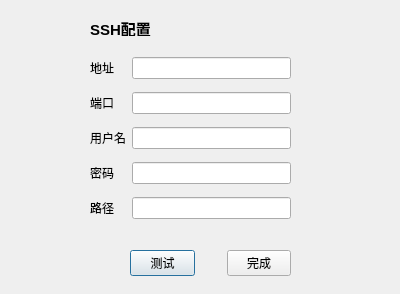
<?xml version="1.0" encoding="UTF-8"?>
<ui version="4.0">
 <class>Dialog</class>
 <widget class="QDialog" name="Dialog">
  <property name="geometry">
   <rect>
    <x>0</x>
    <y>0</y>
    <width>400</width>
    <height>294</height>
   </rect>
  </property>
  <property name="windowTitle">
   <string>SSH配置</string>
  </property>
  <widget class="QLabel" name="label_5">
   <property name="geometry">
    <rect>
     <x>90</x>
     <y>20</y>
     <width>91</width>
     <height>16</height>
    </rect>
   </property>
   <property name="font">
    <font>
     <pointsize>11</pointsize>
     <bold>true</bold>
    </font>
   </property>
   <property name="text">
    <string>SSH配置</string>
   </property>
  </widget>
  <widget class="QWidget" name="layoutWidget">
   <property name="geometry">
    <rect>
     <x>130</x>
     <y>250</y>
     <width>161</width>
     <height>26</height>
    </rect>
   </property>
   <layout class="QHBoxLayout" name="horizontalLayout">
    <property name="spacing">
     <number>32</number>
    </property>
    <item>
     <widget class="QPushButton" name="testBtn">
      <property name="text">
       <string>测试</string>
      </property>
     </widget>
    </item>
    <item>
     <widget class="QPushButton" name="doneBtn">
      <property name="text">
       <string>完成</string>
      </property>
     </widget>
    </item>
   </layout>
  </widget>
  <widget class="QWidget" name="">
   <property name="geometry">
    <rect>
     <x>90</x>
     <y>50</y>
     <width>201</width>
     <height>181</height>
    </rect>
   </property>
   <layout class="QGridLayout" name="gridLayout">
    <item row="0" column="0">
     <widget class="QLabel" name="label_6">
      <property name="text">
       <string>地址</string>
      </property>
     </widget>
    </item>
    <item row="0" column="1">
     <widget class="QLineEdit" name="hostLineEdit"/>
    </item>
    <item row="1" column="0">
     <widget class="QLabel" name="label_3">
      <property name="text">
       <string>端口</string>
      </property>
     </widget>
    </item>
    <item row="1" column="1">
     <widget class="QLineEdit" name="portLineEdit"/>
    </item>
    <item row="2" column="0">
     <widget class="QLabel" name="label">
      <property name="text">
       <string>用户名</string>
      </property>
     </widget>
    </item>
    <item row="2" column="1">
     <widget class="QLineEdit" name="userLineEdit"/>
    </item>
    <item row="3" column="0">
     <widget class="QLabel" name="label_2">
      <property name="text">
       <string>密码</string>
      </property>
     </widget>
    </item>
    <item row="3" column="1">
     <widget class="QLineEdit" name="passwdLineEdit"/>
    </item>
    <item row="4" column="0">
     <widget class="QLabel" name="label_4">
      <property name="text">
       <string>路径</string>
      </property>
     </widget>
    </item>
    <item row="4" column="1">
     <widget class="QLineEdit" name="pathLineEdit"/>
    </item>
   </layout>
  </widget>
 </widget>
 <resources/>
 <connections/>
</ui>
